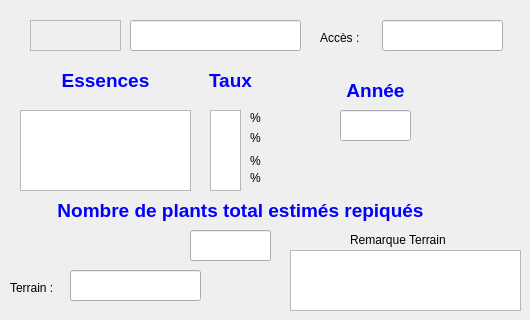
   <widget class="QWidget" name="tab1">
    <attribute name="title">
     <string>Informations</string>
    </attribute>
    <widget class="QLineEdit" name="libelleTypeParc">
     <property name="geometry">
      <rect>
       <x>130</x>
       <y>20</y>
       <width>171</width>
       <height>31</height>
      </rect>
     </property>
     <property name="toolTip">
      <string>&lt;html&gt;&lt;head/&gt;&lt;body&gt;&lt;p&gt;Age de la plantation&lt;/p&gt;&lt;/body&gt;&lt;/html&gt;</string>
     </property>
     <property name="readOnly">
      <bool>true</bool>
     </property>
    </widget>
    <widget class="QLabel" name="label_3">
     <property name="geometry">
      <rect>
       <x>40</x>
       <y>60</y>
       <width>131</width>
       <height>41</height>
      </rect>
     </property>
     <property name="text">
      <string>&lt;html&gt;&lt;head/&gt;&lt;body&gt;&lt;p align=&quot;center&quot;&gt;&lt;span style=&quot; font-size:14pt; font-weight:600; color:#0000ff;&quot;&gt;Essences&lt;/span&gt;&lt;/p&gt;&lt;/body&gt;&lt;/html&gt;</string>
     </property>
    </widget>
    <widget class="QTextEdit" name="plantation">
     <property name="geometry">
      <rect>
       <x>20</x>
       <y>110</y>
       <width>171</width>
       <height>81</height>
      </rect>
     </property>
     <property name="layoutDirection">
      <enum>Qt::LeftToRight</enum>
     </property>
     <property name="styleSheet">
      <string notr="true">font: 10pt &quot;MS Shell Dlg 2&quot;;</string>
     </property>
     <property name="readOnly">
      <bool>true</bool>
     </property>
    </widget>
    <widget class="QLineEdit" name="annee">
     <property name="geometry">
      <rect>
       <x>340</x>
       <y>110</y>
       <width>71</width>
       <height>31</height>
      </rect>
     </property>
     <property name="font">
      <font>
       <family>Garamond</family>
       <pointsize>12</pointsize>
       <weight>75</weight>
       <italic>false</italic>
       <bold>true</bold>
      </font>
     </property>
     <property name="styleSheet">
      <string notr="true">font: bold 12pt &quot;Garamond&quot;;</string>
     </property>
     <property name="alignment">
      <set>Qt::AlignCenter</set>
     </property>
     <property name="readOnly">
      <bool>true</bool>
     </property>
    </widget>
    <widget class="QLabel" name="label_5">
     <property name="geometry">
      <rect>
       <x>310</x>
       <y>70</y>
       <width>131</width>
       <height>41</height>
      </rect>
     </property>
     <property name="text">
      <string>&lt;html&gt;&lt;head/&gt;&lt;body&gt;&lt;p align=&quot;center&quot;&gt;&lt;span style=&quot; font-size:14pt; font-weight:600; color:#0000ff;&quot;&gt;Année&lt;/span&gt;&lt;/p&gt;&lt;/body&gt;&lt;/html&gt;</string>
     </property>
    </widget>
    <widget class="QTextEdit" name="taux">
     <property name="geometry">
      <rect>
       <x>210</x>
       <y>110</y>
       <width>31</width>
       <height>81</height>
      </rect>
     </property>
     <property name="styleSheet">
      <string notr="true">font: 10pt &quot;MS Shell Dlg 2&quot;;</string>
     </property>
     <property name="readOnly">
      <bool>true</bool>
     </property>
    </widget>
    <widget class="QLabel" name="label_6">
     <property name="geometry">
      <rect>
       <x>190</x>
       <y>60</y>
       <width>81</width>
       <height>41</height>
      </rect>
     </property>
     <property name="text">
      <string>&lt;html&gt;&lt;head/&gt;&lt;body&gt;&lt;p align=&quot;center&quot;&gt;&lt;span style=&quot; font-size:14pt; font-weight:600; color:#0000ff;&quot;&gt;Taux&lt;/span&gt;&lt;/p&gt;&lt;/body&gt;&lt;/html&gt;</string>
     </property>
    </widget>
    <widget class="QLabel" name="label_8">
     <property name="geometry">
      <rect>
       <x>40</x>
       <y>190</y>
       <width>401</width>
       <height>41</height>
      </rect>
     </property>
     <property name="text">
      <string>&lt;html&gt;&lt;head/&gt;&lt;body&gt;&lt;p align=&quot;center&quot;&gt;&lt;span style=&quot; font-size:14pt; font-weight:600; color:#0000ff;&quot;&gt;Nombre de plants total estimés repiqués&lt;/span&gt;&lt;/p&gt;&lt;/body&gt;&lt;/html&gt;</string>
     </property>
    </widget>
    <widget class="QLineEdit" name="totalPlants">
     <property name="geometry">
      <rect>
       <x>190</x>
       <y>230</y>
       <width>81</width>
       <height>31</height>
      </rect>
     </property>
     <property name="toolTip">
      <string>&lt;html&gt;&lt;head/&gt;&lt;body&gt;&lt;p&gt;Nombre d'arbres repiqués&lt;/p&gt;&lt;/body&gt;&lt;/html&gt;</string>
     </property>
     <property name="styleSheet">
      <string notr="true">font: bold 14pt &quot;Garamond&quot;; color : rgb(170, 0, 0)</string>
     </property>
     <property name="alignment">
      <set>Qt::AlignCenter</set>
     </property>
     <property name="readOnly">
      <bool>true</bool>
     </property>
    </widget>
    <widget class="QLabel" name="label_18">
     <property name="geometry">
      <rect>
       <x>250</x>
       <y>110</y>
       <width>31</width>
       <height>16</height>
      </rect>
     </property>
     <property name="styleSheet">
      <string notr="true">font: bold 12pt &quot;Garamond&quot;;</string>
     </property>
     <property name="text">
      <string>%</string>
     </property>
    </widget>
    <widget class="QLabel" name="label_19">
     <property name="geometry">
      <rect>
       <x>250</x>
       <y>130</y>
       <width>31</width>
       <height>16</height>
      </rect>
     </property>
     <property name="styleSheet">
      <string notr="true">font: bold 12pt &quot;Garamond&quot;;</string>
     </property>
     <property name="text">
      <string>%</string>
     </property>
    </widget>
    <widget class="QLabel" name="label_20">
     <property name="geometry">
      <rect>
       <x>250</x>
       <y>170</y>
       <width>31</width>
       <height>16</height>
      </rect>
     </property>
     <property name="styleSheet">
      <string notr="true">font: bold 12pt &quot;Garamond&quot;;</string>
     </property>
     <property name="text">
      <string>%</string>
     </property>
    </widget>
    <widget class="QLabel" name="label_21">
     <property name="geometry">
      <rect>
       <x>250</x>
       <y>150</y>
       <width>21</width>
       <height>21</height>
      </rect>
     </property>
     <property name="styleSheet">
      <string notr="true">font: bold 12pt &quot;Garamond&quot;;</string>
     </property>
     <property name="text">
      <string>% </string>
     </property>
    </widget>
    <widget class="QFrame" name="colorFrame">
     <property name="geometry">
      <rect>
       <x>30</x>
       <y>20</y>
       <width>91</width>
       <height>31</height>
      </rect>
     </property>
     <property name="toolTip">
      <string>&lt;html&gt;&lt;head/&gt;&lt;body&gt;&lt;p&gt;Style couleur de la parcelle&lt;/p&gt;&lt;/body&gt;&lt;/html&gt;</string>
     </property>
     <property name="frameShape">
      <enum>QFrame::StyledPanel</enum>
     </property>
     <property name="frameShadow">
      <enum>QFrame::Raised</enum>
     </property>
    </widget>
    <widget class="QLineEdit" name="editTerrain">
     <property name="geometry">
      <rect>
       <x>70</x>
       <y>270</y>
       <width>131</width>
       <height>31</height>
      </rect>
     </property>
    </widget>
    <widget class="QLineEdit" name="editAcces">
     <property name="geometry">
      <rect>
       <x>382</x>
       <y>20</y>
       <width>121</width>
       <height>31</height>
      </rect>
     </property>
    </widget>
    <widget class="QLabel" name="label_32">
     <property name="geometry">
      <rect>
       <x>10</x>
       <y>280</y>
       <width>56</width>
       <height>16</height>
      </rect>
     </property>
     <property name="text">
      <string>Terrain : </string>
     </property>
    </widget>
    <widget class="QLabel" name="label_33">
     <property name="geometry">
      <rect>
       <x>320</x>
       <y>30</y>
       <width>56</width>
       <height>16</height>
      </rect>
     </property>
     <property name="text">
      <string>Accès : </string>
     </property>
    </widget>
    <widget class="QTextEdit" name="editRemTerrain">
     <property name="geometry">
      <rect>
       <x>290</x>
       <y>250</y>
       <width>231</width>
       <height>61</height>
      </rect>
     </property>
    </widget>
    <widget class="QLabel" name="label_35">
     <property name="geometry">
      <rect>
       <x>350</x>
       <y>220</y>
       <width>151</width>
       <height>41</height>
      </rect>
     </property>
     <property name="text">
      <string>&lt;html&gt;&lt;head/&gt;&lt;body&gt;&lt;p&gt;Remarque Terrain&lt;/p&gt;&lt;/body&gt;&lt;/html&gt;</string>
     </property>
    </widget>
   </widget>
